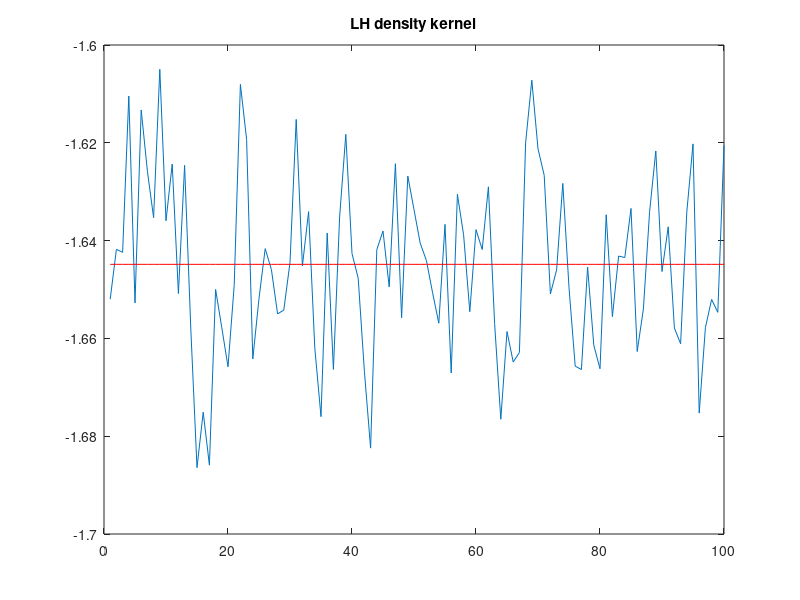

Here is the MATLAB script that generated this plot:
close all 
clear all

% We are interested in (dP * 100)% percentile:
dP  = 0.05;

% Target distribution: N( 0, 1 ):
dTargetMean     = 0;
dTargetStdev    = 1;

% Candidate distribution: N( 0, 2^2 ):
dCandidateMean  = 0;
dCandidateStdev = 2;

% Number of draws:
iN = 10000;

% Number of repetitions:
iM = 100;
vISestimateOfPercentile = zeros(iM,1);

for i=1:iM
    % Obtain candidate draws, compute candidate en target density and IS weights:
    vCandidateDraws = normrnd(dCandidateMean, dCandidateStdev, iN, 1 );
    vCandidatePdf   = normpdf(vCandidateDraws, dCandidateMean, dCandidateStdev );
    vTargetPdf      = normpdf(vCandidateDraws, dTargetMean, dTargetStdev );
    vISweights      = vTargetPdf ./ vCandidatePdf;
sum_ISweights = sum(vISweights);
    vISweights      = vISweights * (1/sum(vISweights));
    % Sort draws (and corresponding weights) using "sortrows":
    mCandidateDraws_ISweights       = [ vCandidateDraws  vISweights];
    mSortedCandidateDraws_ISweights = sortrows( mCandidateDraws_ISweights, 1 );

    % Compute cumulative sum of IS weights and
    vCumulativeISweights = cumsum( mSortedCandidateDraws_ISweights(:,2) );
    iNumberOfCumulativeWeightsSmallerThanP = sum( vCumulativeISweights < dP );
    dISestimateOfPercentile = mSortedCandidateDraws_ISweights( iNumberOfCumulativeWeightsSmallerThanP, 1 );
    vISestimateOfPercentile(i) = dISestimateOfPercentile;
end

hist( vISestimateOfPercentile );
dMeanISestimateOfPercentile = mean( vISestimateOfPercentile )
dTruePercentile = norminv(dP)

%%
figure(1)
plot(vISestimateOfPercentile)
hold on
plot(dTruePercentile*ones(iM, 1),'r')
hold off
title('LH density kernel')